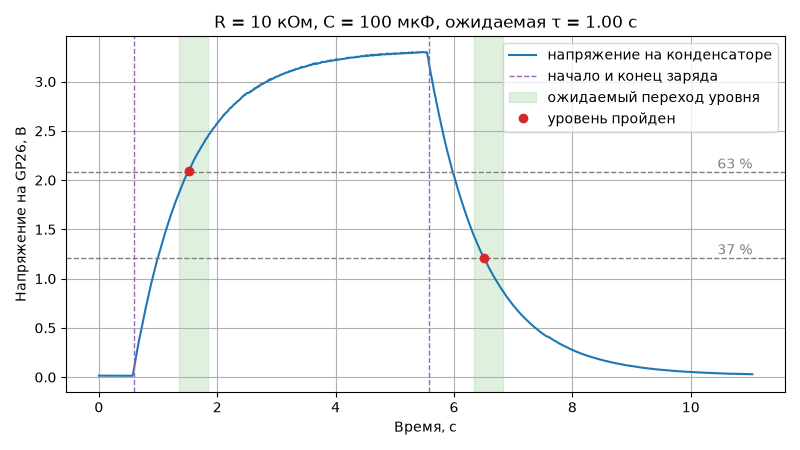

This chart was generated by the following Python code:
# Опыт с RC-цепью на приборе 311-adc. По номиналам деталей ведёт опыт, по 5τ на заряд
# и разряд, сохраняет записи в rc.csv, график в rc.png, номиналы и найденную τ в rc.log
# и сверяет τ с R·C. Приём потока устроен как в get_telemetry.py из п3.1.4.
#
#   python rc.py --r 10 --c 100   — опыт с RC-цепью, R в кОм, C в мкФ
#   python rc.py --plot rc.csv    — разбор готовой записи, номиналы берутся из rc.log

import argparse
import csv
import time

import matplotlib
import serial
from serial.tools import list_ports

# окно не нужно: график сразу сохраняется в файл
matplotlib.use("Agg")
import matplotlib.pyplot as plt

# настоящая τ отличается от R·C из-за допуска деталей: C ±20 %, R ±5 %
TAU_LOW = 0.8 * 0.95
TAU_HIGH = 1.2 * 1.05

VENDOR_ID = 0x2E8A
PRODUCT_ID = 0x000A


def find_board():
    for port in list_ports.comports():
        if port.vid == VENDOR_ID and port.pid == PRODUCT_ID:
            return port
    return None


def parse_record(line):
    """Запись из строки tm: <мкс> <В> <°C> или None, если строка не телеметрии."""
    parts = line.split()
    if len(parts) != 4 or parts[0] != "tm:":
        return None
    try:
        return int(parts[1]), float(parts[2]), float(parts[3])
    except ValueError:
        return None


def collect(device, seconds, period_ms, actions=()):
    records = []
    pending = list(actions)
    with serial.Serial(device, timeout=0.1) as port:
        time.sleep(0.2)
        port.reset_input_buffer()
        port.write(("tm_start %d\r" % period_ms).encode("ascii"))
        started = time.monotonic()
        deadline = started + seconds
        received = ""
        try:
            while time.monotonic() < deadline:
                # команды опыта — в свои моменты от начала приёма
                while pending and time.monotonic() - started >= pending[0][0]:
                    port.write((pending.pop(0)[1] + "\r").encode("ascii"))
                received += port.read(256).decode("ascii", "replace")
                while "\n" in received:
                    line, received = received.split("\n", 1)
                    record = parse_record(line.strip())
                    if record is not None:
                        records.append(record)
                        print("%.3f с  %.3f В  %.1f °C" % (record[0] / 1e6, record[1], record[2]))
        except KeyboardInterrupt:
            print("Остановлено по Ctrl+C")
        finally:
            port.write(b"tm_stop\r")
            port.write(b"charge_off\r")
    return records


def save_csv(records, name):
    # время от первой записи в секундах: так график начинается с нуля
    start_us = records[0][0]
    with open(name, "w", newline="", encoding="utf-8") as f:
        writer = csv.writer(f)
        writer.writerow(["time_s", "voltage_v", "temp_c"])
        for time_us, voltage, temp in records:
            writer.writerow(["%.6f" % ((time_us - start_us) / 1e6), "%.3f" % voltage, "%.1f" % temp])


def load_csv(name):
    times, voltages, temps = [], [], []
    with open(name, newline="", encoding="utf-8") as f:
        for row in csv.DictReader(f):
            times.append(float(row["time_s"]))
            voltages.append(float(row["voltage_v"]))
            temps.append(float(row["temp_c"]))
    return times, voltages, temps


def rc_plan(tau):
    """Период телеметрии, команды опыта и его длительность по ожидаемой τ."""
    # около ста отсчётов на τ, но не чаще, чем умеет прибор
    period_ms = max(10, round(tau * 10))
    # полсекунды покоя, 5τ заряда, 5τ разряда и полсекунды в запас
    actions = [(0.5, "charge_on"), (0.5 + 5 * tau, "charge_off")]
    return period_ms, actions, 1 + 10 * tau


def crossing(voltages, start, level, rising):
    """Номер первой записи от start, на которой напряжение перешло уровень."""
    for i in range(start, len(voltages)):
        if (voltages[i] >= level) if rising else (voltages[i] <= level):
            return i
    return None


def measure_tau(times, voltages):
    """τ заряда и разряда по уровням напряжения, как по триггеру осциллографа."""
    top = max(voltages)
    peak = voltages.index(top)
    result = {"top": top}
    # заряд: от начала подъёма (2 % вершины) до 63 % вершины
    start = crossing(voltages, 0, 0.02 * top, True)
    end = crossing(voltages, start, 0.632 * top, True) if start is not None else None
    if end is not None and end <= peak:
        result["charge"] = (times[start], times[end], voltages[end])
    # разряд: от начала спада (98 % вершины) до 37 % вершины
    start = crossing(voltages, peak, 0.98 * top, False)
    end = crossing(voltages, start, 0.368 * top, False) if start is not None else None
    if end is not None:
        result["discharge"] = (times[start], times[end], voltages[end])
    return result


def analyze_rc(csv_name, r_kohm, c_uf):
    tau = r_kohm * c_uf / 1000
    low, high = TAU_LOW * tau, TAU_HIGH * tau
    times, voltages, _ = load_csv(csv_name)
    found = measure_tau(times, voltages)
    top = found["top"]

    fig, ax = plt.subplots(figsize=(8, 4.5))
    ax.plot(times, voltages, label="напряжение на конденсаторе")
    ax.axhline(0.632 * top, color="gray", linestyle="--", linewidth=1)
    ax.axhline(0.368 * top, color="gray", linestyle="--", linewidth=1)
    ax.text(times[-1], 0.632 * top, "63 %", va="bottom", ha="right", color="gray")
    ax.text(times[-1], 0.368 * top, "37 %", va="bottom", ha="right", color="gray")

    lines = ["R_kohm = %g" % r_kohm, "C_uf = %g" % c_uf, "tau_expected_s = %.3f" % tau,
             "tau_min_s = %.3f" % low, "tau_max_s = %.3f" % high]
    passed = True
    for key, name in (("charge", "заряда"), ("discharge", "разряда")):
        if key not in found:
            print("τ %s: уровень не пройден, проверьте цепь и номиналы" % name)
            lines.append("tau_%s_s = none" % key)
            passed = False
            continue
        start, end, level = found[key]
        measured = end - start
        inside = low <= measured <= high
        passed = passed and inside
        # от начала и конца заряда отсчитывается ожидаемый момент перехода уровня
        ax.axvline(start, color="tab:purple", linestyle="--", linewidth=1,
                   label="начало и конец заряда" if key == "charge" else None)
        ax.axvspan(start + low, start + high, color="tab:green", alpha=0.15,
                   label="ожидаемый переход уровня" if key == "charge" else None)
        ax.plot([end], [level], "o", color="tab:red",
                label="уровень пройден" if key == "charge" else None)
        print("τ %s: %.3f с, ожидается %.2f–%.2f с, %s" %
              (name, measured, low, high, "в диапазоне" if inside else "вне диапазона"))
        lines.append("tau_%s_s = %.3f" % (key, measured))
    lines.append("result = %s" % ("ok" if passed else "fail"))

    ax.set_title("R = %g кОм, C = %g мкФ, ожидаемая τ = %.2f с" % (r_kohm, c_uf, tau))
    ax.set_xlabel("Время, с")
    ax.set_ylabel("Напряжение на GP26, В")
    ax.grid(True)
    ax.legend(loc="upper right")
    fig.tight_layout()
    fig.savefig("rc.png")
    print("График сохранён в rc.png")

    with open("rc.log", "w", encoding="utf-8") as f:
        f.write("\n".join(lines) + "\n")
    print("Номиналы и τ записаны в rc.log")
    print("Опыт сошёлся с расчётом" if passed else "Опыт не сошёлся с расчётом")


def read_log(name):
    """Номиналы R и C из rc.log прошлого опыта или None, если файла нет."""
    values = {}
    try:
        with open(name, encoding="utf-8") as f:
            for line in f:
                key, _, value = line.partition("=")
                values[key.strip()] = value.strip()
        return float(values["R_kohm"]), float(values["C_uf"])
    except (OSError, KeyError, ValueError):
        return None


parser = argparse.ArgumentParser(description="Опыт с RC-цепью на приборе 311-adc")
parser.add_argument("--r", type=float, help="сопротивление резистора, кОм")
parser.add_argument("--c", type=float, help="ёмкость конденсатора, мкФ")
parser.add_argument("--plot", metavar="CSV", help="разобрать готовую запись опыта, без платы")
args = parser.parse_args()

if (args.r is None) != (args.c is None):
    parser.error("нужны оба номинала, --r и --c")
if args.r is None:
    # без номиналов можно только разобрать запись, номиналы — из прошлого опыта
    found = read_log("rc.log") if args.plot else None
    if found is None:
        parser.error("укажите номиналы деталей: --r <кОм> --c <мкФ>")
    args.r, args.c = found

tau = args.r * args.c / 1000
print("Ожидаемая τ = R·C = %.3f с" % tau)
if not 1 <= args.r <= 100:
    print("Резистор вне пределов от 1 до 100 кОм, проверка курса такой не примет")
if tau < 0.2:
    print("τ меньше 0,2 с: отсчётов на τ будет мало, возьмите детали из таблицы")

if args.plot:
    analyze_rc(args.plot, args.r, args.c)
else:
    board = find_board()
    if board is None:
        print("Плата не найдена. Проверьте кабель и запишите на плату прошивку прибора.")
    else:
        period_ms, actions, seconds = rc_plan(tau)
        print("Плата на порту %s, опыт %.1f с, период %d мс" % (board.device, seconds, period_ms))
        records = collect(board.device, seconds, period_ms, actions)
        if not records:
            print("Ни одной строки телеметрии не принято.")
        else:
            save_csv(records, "rc.csv")
            print("Записей %d, сохранены в rc.csv" % len(records))
            analyze_rc("rc.csv", args.r, args.c)
            
